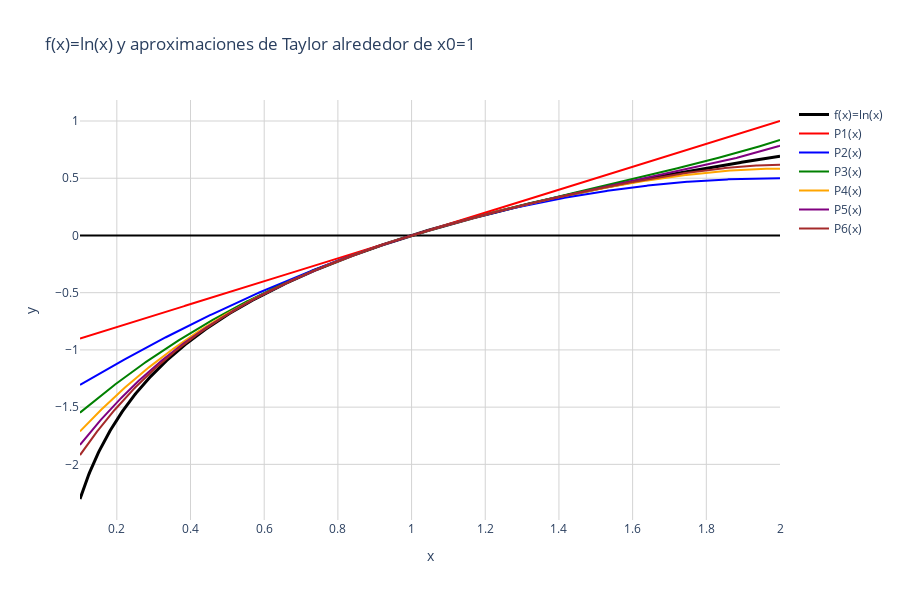

Source (notebook cell):
### Markdown cell above
**3. $f(x) = ln(x)$, x0= 1**

### Code cell
import numpy as np
import plotly.graph_objects as go
import math

x0 = 1
grados = [1, 2, 3, 4, 5, 6]  
x = np.linspace(0.1, 2, 800)  
y_real = np.log(x)


def taylor_ln(x, n, x0=1):
    x = np.array(x, dtype=float)
    s = np.zeros_like(x)
    for k in range(1, n+1):  
        derivada_k = (-1)**(k+1) * math.factorial(k-1) / (x0**k)
        s += derivada_k / math.factorial(k) * (x - x0)**k
    return s  


fig = go.Figure()


fig.add_trace(go.Scatter(
    x=x, y=y_real,
    mode='lines',
    name='f(x)=ln(x)',
    line=dict(color='black', width=3)
))


colores = ['red', 'blue', 'green', 'orange', 'purple', 'brown']
for i, n in enumerate(grados):
    y_taylor = taylor_ln(x, n, x0)
    fig.add_trace(go.Scatter(
        x=x, y=y_taylor,
        mode='lines',
        name=f'P{n}(x)',
        line=dict(color=colores[i], width=2)
    ))

fig.update_layout(
    title='f(x)=ln(x) y aproximaciones de Taylor alrededor de x0=1',
    xaxis=dict(title='x', zeroline=True, zerolinewidth=2, zerolinecolor='black', showgrid=True, gridcolor='lightgrey'),
    yaxis=dict(title='y', zeroline=True, zerolinewidth=2, zerolinecolor='black', showgrid=True, gridcolor='lightgrey'),
    template='plotly_white',
    width=900,
    height=600
)

fig.show()

### Figure 1 — Plotly figure (JSON) as saved in the notebook; plotly's stock layout.template omitted (floating-point values rounded to 4 significant figures; data arrays with more than 128 entries replaced by an {"elided": "..."} marker saying what was removed)
{"data": [{"line": {"color": "black", "width": 3}, "mode": "lines", "name": "f(x)=ln(x)", "type": "scatter", "x": {"elided": "800 float values"}, "y": {"elided": "800 float values"}}, {"line": {"color": "red", "width": 2}, "mode": "lines", "name": "P1(x)", "type": "scatter", "x": {"elided": "800 float values"}, "y": {"elided": "800 float values"}}, {"line": {"color": "blue", "width": 2}, "mode": "lines", "name": "P2(x)", "type": "scatter", "x": {"elided": "800 float values"}, "y": {"elided": "800 float values"}}, {"line": {"color": "green", "width": 2}, "mode": "lines", "name": "P3(x)", "type": "scatter", "x": {"elided": "800 float values"}, "y": {"elided": "800 float values"}}, {"line": {"color": "orange", "width": 2}, "mode": "lines", "name": "P4(x)", "type": "scatter", "x": {"elided": "800 float values"}, "y": {"elided": "800 float values"}}, {"line": {"color": "purple", "width": 2}, "mode": "lines", "name": "P5(x)", "type": "scatter", "x": {"elided": "800 float values"}, "y": {"elided": "800 float values"}}, {"line": {"color": "brown", "width": 2}, "mode": "lines", "name": "P6(x)", "type": "scatter", "x": {"elided": "800 float values"}, "y": {"elided": "800 float values"}}], "layout": {"height": 600, "title": {"text": "f(x)=ln(x) y aproximaciones de Taylor alrededor de x0=1"}, "width": 900, "xaxis": {"gridcolor": "lightgrey", "showgrid": true, "title": {"text": "x"}, "zeroline": true, "zerolinecolor": "black", "zerolinewidth": 2}, "yaxis": {"gridcolor": "lightgrey", "showgrid": true, "title": {"text": "y"}, "zeroline": true, "zerolinecolor": "black", "zerolinewidth": 2}}}
